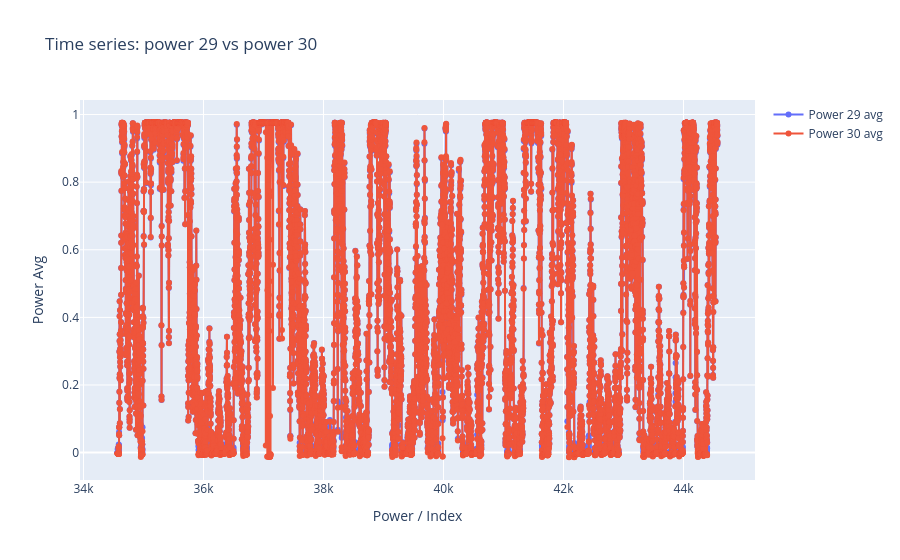

The notebook cell this image was saved under:
### Code cell
fig = go.Figure()

fig.add_trace(
    go.Scatter(
        x = file_0.index[34567:44567],
        y = file_0["power_29_avg"][34567:44567],
        mode= "lines+markers",
        name="Power 29 avg"
    )
)

fig.add_trace(
    go.Scatter(
        x = file_0.index[34567:44567],
        y = file_0["power_30_avg"][34567:44567],
        mode= "lines+markers",
        name="Power 30 avg"
    )
)

fig.update_layout(
    xaxis_title="Power / Index",
    yaxis_title="Power Avg",
    title="Time series: power 29 vs power 30"
)
save_analysis("Time series_power 29 vs power 30",fig)
fig.show()

### Figure 1 — Plotly figure (JSON) as saved in the notebook; plotly's stock layout.template omitted (floating-point values rounded to 4 significant figures; data arrays with more than 128 entries replaced by an {"elided": "..."} marker saying what was removed)
{"data": [{"mode": "lines+markers", "name": "Power 29 avg", "type": "scatter", "x": {"elided": "10000 int values"}, "y": {"elided": "10000 float values"}}, {"mode": "lines+markers", "name": "Power 30 avg", "type": "scatter", "x": {"elided": "10000 int values"}, "y": {"elided": "10000 float values"}}], "layout": {"title": {"text": "Time series: power 29 vs power 30"}, "xaxis": {"title": {"text": "Power / Index"}}, "yaxis": {"title": {"text": "Power Avg"}}}}
